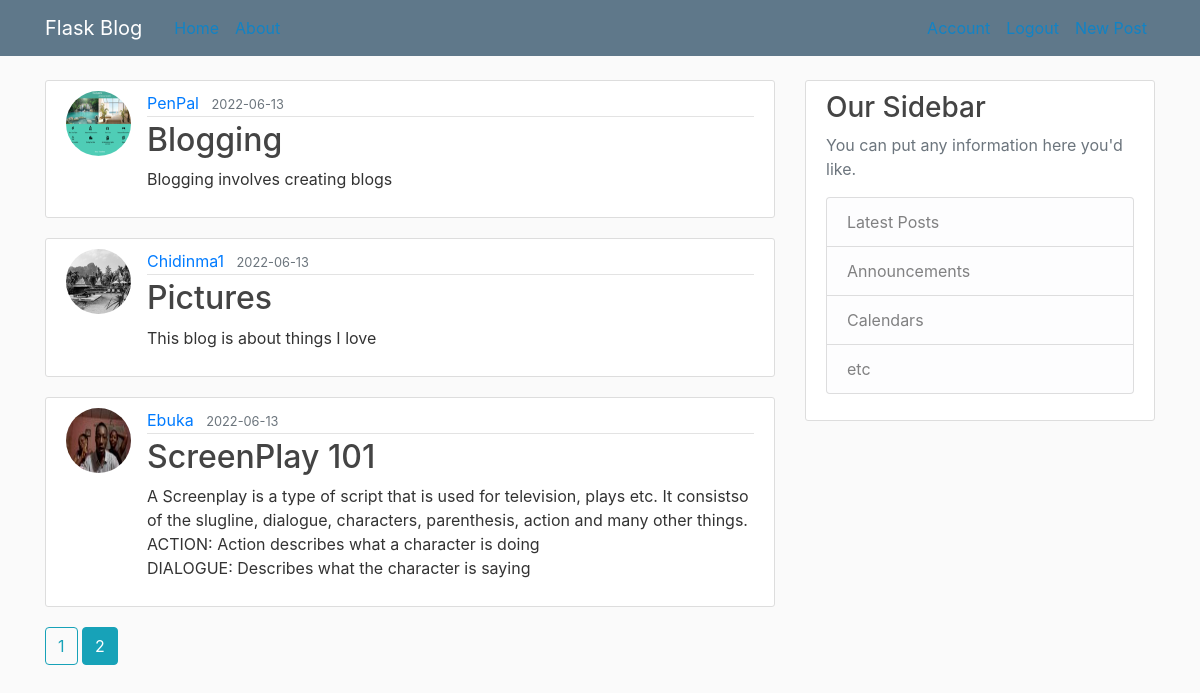
Page /home?page=2 (signed in) on the committed database.
### flaskblog/models.py (models this page shows, shortened)
class Post(db.Model):
    id = db.Column(db.Integer, primary_key=True)
    title = db.Column(db.String(100), nullable=False)
    date = db.Column(db.DateTime, nullable=False, default=datetime.utcnow)
    content = db.Column(db.Text, nullable=False)
    user_id = db.Column(db.Integer, db.ForeignKey('user.id'), nullable=False)

class User(db.Model, UserMixin):
    id = db.Column(db.Integer, primary_key=True)
    username = db.Column(db.String(20), unique=True, nullable=False)
    email = db.Column(db.String(120), unique=True, nullable=False)
    image_file = db.Column(db.String(20), nullable=False, default='default.jpg')
    password = db.Column(db.String(60), nullable=False)
    posts = db.relationship('Post', backref='author', lazy=True) #Post is name of relationship class

### flaskblog/main/routes.py (the view)
@main.route("/")
@main.route("/home")
def home():
    page = request.args.get('page', 1, type=int) #not needed for query.all
    posts = Post.query.order_by(Post.date.desc()).paginate(page=page, per_page=3) #3 posts per page. .order_by is only needed if you want to order
    return render_template('home.html', posts=posts)

### flaskblog/models.py (called while the page is built)
@login_manager.user_loader
def load_user(user_id):
    return User.query.get(int(user_id))

### flaskblog/templates/home.html
{% extends "layout.html" %}
{% block content %}
    {% for post in posts.items %}
        <article class="media content-section">
          <img class="rounded-circle article-img" src="{{ url_for('static', filename='profile_pics/' + post.author.image_file) }}">
          <div class="media-body">
            <div class="article-metadata">
              <a class="mr-2" href="{{url_for('users.user_posts', username=post.author.username)}}">{{ post.author.username }}</a>
              <small class="text-muted">{{ post.date.strftime('%Y-%m-%d') }}</small>
            </div>
            <h2><a class="article-title" href="{{url_for('posts.post', post_id=post.id)}}">{{ post.title }}</a></h2>
            <p class="article-content">{{ post.content }}</p>
          </div>
        </article>
    {% endfor %}
    {% for page_num in posts.iter_pages(left_edge=1, right_edge=1, left_current=1, right_current=2) %}
      {% if page_num %}
        {% if posts.page == page_num %}
          <a class="btn btn-info mb-4" href="{{url_for('main.home', page=page_num)}}">{{page_num}}</a>
        {% else %}
          <a class="btn btn-outline-info mb-4" href="{{url_for('main.home', page=page_num)}}">{{page_num}}</a>
         {% endif %}
      {% else %}
      ...
      {% endif %}
    {% endfor %}
{% endblock content %}

### flaskblog/static/main.css (style rules this page uses)
body { background: #fafafa; color: #333333; margin-top: 5rem; }
h1, h2, h3, h4, h5, h6 { color: #444444; }
.content-section { background: #ffffff; padding: 10px 20px; border: 1px solid #dddddd; border-radius: 3px; margin-bottom: 20px; }
.article-title { color: #444444; }
.article-content { white-space: pre-line; }
.article-img { height: 65px; width: 65px; margin-right: 16px; }
.article-metadata { padding-bottom: 1px; margin-bottom: 4px; border-bottom: 1px solid #e3e3e3 }

### rows in the picture
Post: image_file (picture), author.username "PenPal", date "2022-06-13", title "Blogging", content "Blogging involves creating blogs"
Post: image_file (picture), author.username "Chidinma1", date "2022-06-13", title "Pictures", content "This blog is about things I love"
Post: image_file (picture), author.username "Ebuka", date "2022-06-13", title "ScreenPlay 101", content "A Screenplay is a type of script that is used for television, plays etc. It consistso of the slugline, dialogue, characters, parenthesis, action and many other things. ACTION: Action describes what a character is doing DIALOGUE: Describes what the character is saying"

### other values in the picture
{{ page_num }} "1"
{{ page_num }} "2"
